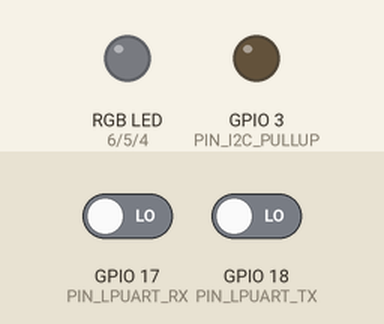
Simulated run of this program. Board: ESP32. Shown: an RGB LED mixed from three pins (HIGH = lit), output pins drawn as LEDs (lit = HIGH). The test bench sets the inputs (shaded band); at power-on: GPIO 17 (PIN_LPUART_RX) LOW, GPIO 18 (PIN_LPUART_TX) LOW. USB keyboard and mouse output is not drawn; pins used as bus, display or sensor lines are not drawn.

Above: at 0.1 s.
At 7.9 s:
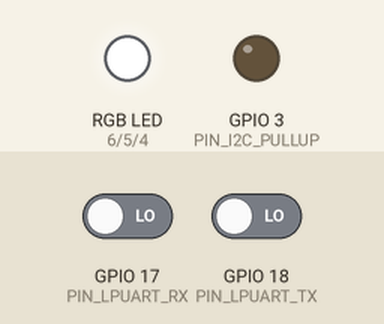
Timing chart, 0 to 9.4 s (numbered marks = the images above):
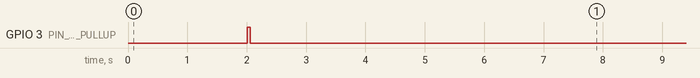

The program:

main.cpp
```cpp
//-----------------------------------------------------------------------------
//  ESP32 / SD backpack selftest
//-----------------------------------------------------------------------------
//
// Small program to test functionality of the ESP32 / SD backpack
// to be run without being plugged into a Flipper, but with a serial
// terminal being connected through the USB-C jack
//
// Stuff that could be tested (Not neccessarily all implemented yet):
// - Serial communication through the USB jack
// - Open up a Wifi AP
// - Fade through all LED colors
// - R/W to/from a plugged in SD card
// - Apply PullUps to LPUART lines and read if voltage is HIGH
// - Output /something/ to all remaining ESP GPIOs


//-----------------------------------------------------------------------------
//  Includes
//-----------------------------------------------------------------------------
// General
#include <Arduino.h>
#include "USB.h"
// SD Card
#include "FS.h"
#include "SD.h"
#include "SPI.h"
// Wifi
#include <WiFi.h>
#include <WiFiClient.h>
#include <WiFiAP.h>


//-----------------------------------------------------------------------------
//  Constants
//-----------------------------------------------------------------------------
// GPIOs
#define PIN_LED_R           6
#define PIN_LED_G           5
#define PIN_LED_B           4
#define PIN_I2C_PULLUP      3
#define PIN_LPUART_RX       17
#define PIN_LPUART_TX       18
// List of all GPIOs, HIGH for every GPIO that is going to be tested
#define NUMBER_GPIOS        43
const bool gpios[NUMBER_GPIOS] = {
  0,1,1,0,0,0,0,1,1,1,0,1,1,1,1,1,1,0,0,0,0,1,0,0,0,0,0,0,0,0,0,0,0,1,1,1,1,1,1,1,1,1,1
};

// Wifi
const char *SSID          = "SelftestAP";
const char *PASS          = "SelftestAP";
// General
#define MAX_PWM             255


//-----------------------------------------------------------------------------
//  Variables
//-----------------------------------------------------------------------------
bool singleResult;
bool overallResult;
unsigned long gpioStartTime;
USBCDC USBSerial;


//-----------------------------------------------------------------------------
//  Macros
//-----------------------------------------------------------------------------
#define SERIAL_DIVIDER USBSerial.println("----------------------------------------")


//-----------------------------------------------------------------------------
//  setup
//-----------------------------------------------------------------------------
void setup() {

  //---------------------------------------------------------------------------
  //  Serial
  //---------------------------------------------------------------------------

  USBSerial.enableReboot(HIGH);
  USBSerial.begin(115200);
  USB.begin();

  // wait for serial connection
  //while (!USBSerial){;}
  USBSerial.println("Hoi!");
  delay(1000);


  SERIAL_DIVIDER;
  USBSerial.println("ESP32 backpack starting self test..");
  SERIAL_DIVIDER;

  delay(1000);

  //---------------------------------------------------------------------------
  //  GPIO setup
  //---------------------------------------------------------------------------
  // LEDs
  pinMode(PIN_LED_R, OUTPUT);
  pinMode(PIN_LED_B, OUTPUT);
  pinMode(PIN_LED_G, OUTPUT);
  analogWrite(PIN_LED_R, MAX_PWM);
  analogWrite(PIN_LED_G, MAX_PWM);
  analogWrite(PIN_LED_B, MAX_PWM);

  // I2C
  pinMode(PIN_I2C_PULLUP, OUTPUT);
  pinMode(PIN_LPUART_RX,  INPUT_PULLDOWN);
  pinMode(PIN_LPUART_TX,  INPUT_PULLDOWN);

  // GPIO test
  // Iterate through all pins
  for (int pin = 0; pin < NUMBER_GPIOS; pin++) {
    // Test only the ones enabled in the list
    if (gpios[pin]) {
      pinMode(pin, OUTPUT);
    }
  }


  //---------------------------------------------------------------------------
  //  Tests
  //---------------------------------------------------------------------------
  // Overall result memory
  overallResult = HIGH;

  //-----------------------------------
  // I2C
  //-----------------------------------
  // Test for low pullups
  SERIAL_DIVIDER;
  USBSerial.println("Starting I2C pin selftests");
  USBSerial.println("Disabling pullups");
  digitalWrite(PIN_I2C_PULLUP, HIGH);
  delay(50);

  singleResult = HIGH;

  if (digitalRead(PIN_LPUART_RX) == LOW) {
    USBSerial.println("OK  - GPIO_17 (LPUART_RX) low");
  } else {
    USBSerial.println("BAD - GPIO_17 (LPUART_RX) stuck high");
    singleResult = LOW;
  }

  if (digitalRead(PIN_LPUART_TX) == LOW) {
    USBSerial.println("OK  - GPIO_18 (LPUART_TX) low");
  } else {
    USBSerial.println("BAD - GPIO_18 (LPUART_TX) stuck high");
    singleResult = LOW;
  }

  // Test for high pullups
  USBSerial.println("Enabling pullups");
  digitalWrite(PIN_I2C_PULLUP, LOW);
  delay(50);

  if (digitalRead(PIN_LPUART_RX) == HIGH) {
    USBSerial.println("OK  - GPIO_17 (LPUART_RX) high");
  } else {
    USBSerial.println("BAD - GPIO_17 (LPUART_RX) stuck low");
    singleResult = LOW;
  }

  if (digitalRead(PIN_LPUART_TX) == HIGH) {
    USBSerial.println("OK  - GPIO_18 (LPUART_TX) high");
  } else {
    USBSerial.println("BAD - GPIO_18 (LPUART_TX) stuck low");
    singleResult = LOW;
  }

  // Print individual result
  SERIAL_DIVIDER;
  if (singleResult) {
    USBSerial.println("OK  - I2C Pullup tests OK!");
  } else {
    USBSerial.println("BAD - I2C Pullup tests failed!");
  }

  // Combine test results
  overallResult = overallResult && singleResult;


  //-----------------------------------
  // SD card
  //-----------------------------------
  /*
  singleResult = HIGH;
  SERIAL_DIVIDER;
  USBSerial.println("Starting SD card test");


  SPIClass spi = SPIClass(HSPI);
  spi.begin(36, 37, 35, 10);


  // Try mounting card
  if(!SD.begin(10, spi)){
    USBSerial.println("BAD - Card Mount Failed");
    singleResult = LOW;
  } else {
    uint8_t cardType = SD.cardType();

    // Find card type
    if(cardType == CARD_NONE){
        USBSerial.println("BAD - No SD card attached");
        singleResult = LOW;
    } else {

      USBSerial.print("SD Card Type: ");
      if(cardType == CARD_MMC){
          USBSerial.println("MMC");
      } else if(cardType == CARD_SD){
          USBSerial.println("SDSC");
      } else if(cardType == CARD_SDHC){
          USBSerial.println("SDHC");
      } else {
          USBSerial.println("UNKNOWN");
      }

      // Print SD size
      USBSerial.printf("Total space: %lluMB\n", SD.totalBytes() / (1024 * 1024));
      USBSerial.printf("Used space: %lluMB\n", SD.usedBytes() / (1024 * 1024));

      // Print individual result
      SERIAL_DIVIDER;
      USBSerial.println("OK  - SD card found and mounted");
    }
  }

  // Combine test results
  overallResult = overallResult && singleResult;
  */

  //-----------------------------------
  // Evaluation
  //-----------------------------------
  SERIAL_DIVIDER;
  SERIAL_DIVIDER;
  if (overallResult) {
    USBSerial.println("OK  - All automated tests passed!");
  } else {
    USBSerial.println("BAD - One or more automated tests failed!");
  }
  SERIAL_DIVIDER;
  SERIAL_DIVIDER;
  USBSerial.println("Starting manual tests");


  //-----------------------------------
  // Wifi
  //-----------------------------------
  SERIAL_DIVIDER;
  USBSerial.println("Creating Wifi access point");

  //Start AP
  if (!WiFi.softAP(SSID, PASS)) {
    USBSerial.println("BAD - Can't start Access point!");
  } else {
    IPAddress myIP = WiFi.softAPIP();
    USBSerial.print("OK  - AP created, IP: ");
    USBSerial.println(myIP);
    USBSerial.println("Please try connecting to AP 'SelftestAP' manually using the password 'SelftestAP'");
  }


  //-----------------------------------
  // LED
  //-----------------------------------
  SERIAL_DIVIDER;
  USBSerial.println("Starting LED test, please observe if LED shows R, G then B");

  // Blink all colors a few times
  for (int iteration = 1; iteration <= 3; iteration++) {
    // Red
    for (int value = MAX_PWM; value >= 0; value--) {
      analogWrite(PIN_LED_R, value);
      delay(1);
    }
    for (int value = 0; value <= MAX_PWM; value++) {
      analogWrite(PIN_LED_R, value);
      delay(1);
    }
    // Green
    for (int value = MAX_PWM; value >= 0; value--) {
      analogWrite(PIN_LED_G, value);
      delay(1);
    }
    for (int value = 0; value <= MAX_PWM; value++) {
      analogWrite(PIN_LED_G, value);
      delay(1);
    }
    // Blue
    for (int value = MAX_PWM; value >= 0; value--) {
      analogWrite(PIN_LED_B, value);
      delay(1);
    }
    for (int value = 0; value <= MAX_PWM; value++) {
      analogWrite(PIN_LED_B, value);
      delay(1);
    }

    delay(500);
  }

  SERIAL_DIVIDER;
  USBSerial.println("LED Test done.");


  //-----------------------------------
  // GPIO
  //-----------------------------------
  SERIAL_DIVIDER;
  USBSerial.println("Starting GPIO Test.");
  USBSerial.println("Each remaining exposed GPIO will flash n times, where n is the GPIO number.");
  USBSerial.println("Each flash will be 1ms HIGH and 1ms LOW.");
  USBSerial.println("Every 100ms the next pin is started.");
  USBSerial.println("This test will repeat forever without further commandline instructions");
  SERIAL_DIVIDER;
}


//-----------------------------------------------------------------------------
//  loop
//-----------------------------------------------------------------------------
void loop() {

  //-----------------------------------
  // GPIO
  //-----------------------------------
  // Iterate through all pins
  for (int pin = 0; pin < NUMBER_GPIOS; pin++) {
    // Test only the ones enabled in the list
    if (gpios[pin]) {

      gpioStartTime = millis();

      // Blink for n cycles
      int cycle = 1;
      while (cycle <= pin) {
        digitalWrite(pin, HIGH);
        delay(1);
        digitalWrite(pin, LOW);
        delay(1);
        cycle++;
      }

      // wait for 100ms to be over
      delay(100 - (millis() - gpioStartTime));

    }
  }

  USBSerial.println("Starting back at GPIO_00..");
}
```
